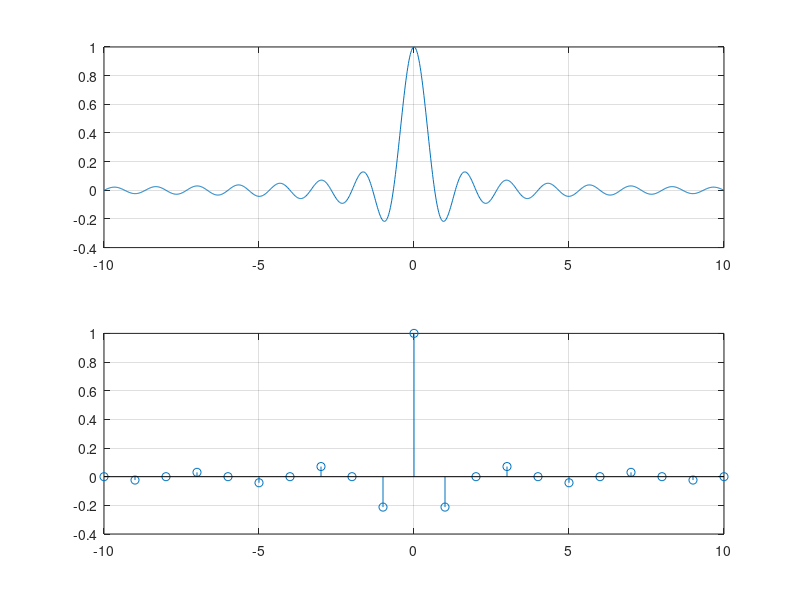
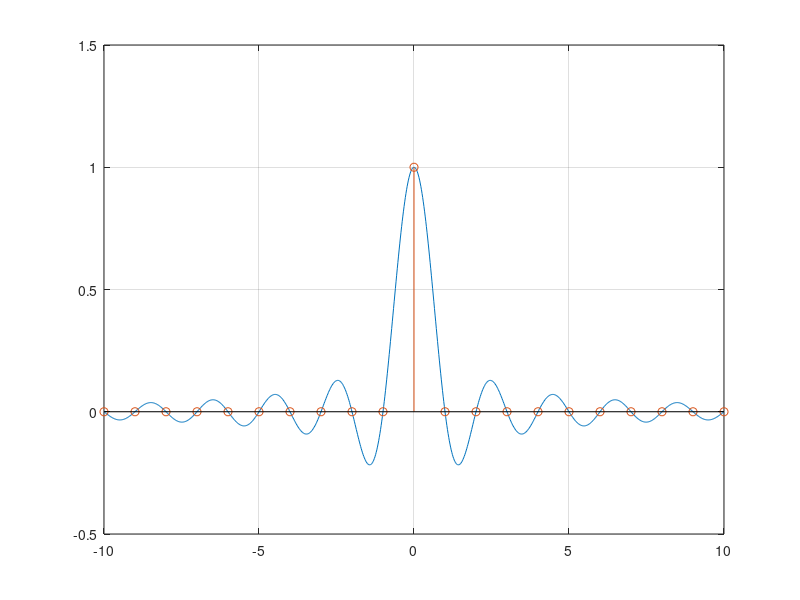

These charts were generated, in order, by the following MATLAB code:
clear all;
x_init = linspace(-10,10,1001);
y_init = sinc(1.5*x_init);
figure(1);
subplot(2,1,1);
plot(x_init,y_init);
grid on;
x_sample = linspace(-10, 10, 21);
y_sample = [];
for i=1:50:1001
y_sample = [y_sample y_init(i)];
end
figure(1);
subplot(2,1,2);
stem(x_sample,y_sample);
grid on;
y_input_row = [0 0 0 0 0 0 0 0 0 0 fliplr(y_sample) 0 0 0 0 0 0 0 0 0 0];
Pmatrix = [];
Peq_matrix = [0 0 0 0 0 0 0 0 0 0 1 0 0 0 0 0 0 0 0 0 0];
for i=21:41
rowx = fliplr(y_input_row(i-20:i));
Pmatrix = [Pmatrix; rowx];
end
Cmatrix = inv(Pmatrix)*Peq_matrix';
Pfinal = Pmatrix*Cmatrix;
y_final = sinc(x_init);
j = 1;
for i=1:50:1001
y_final(i) = y_init(i)*Pfinal(j);
j = j+1;
end
figure(2);
plot(x_init,y_final);
hold on;
stem(x_sample,Pfinal');
grid on;